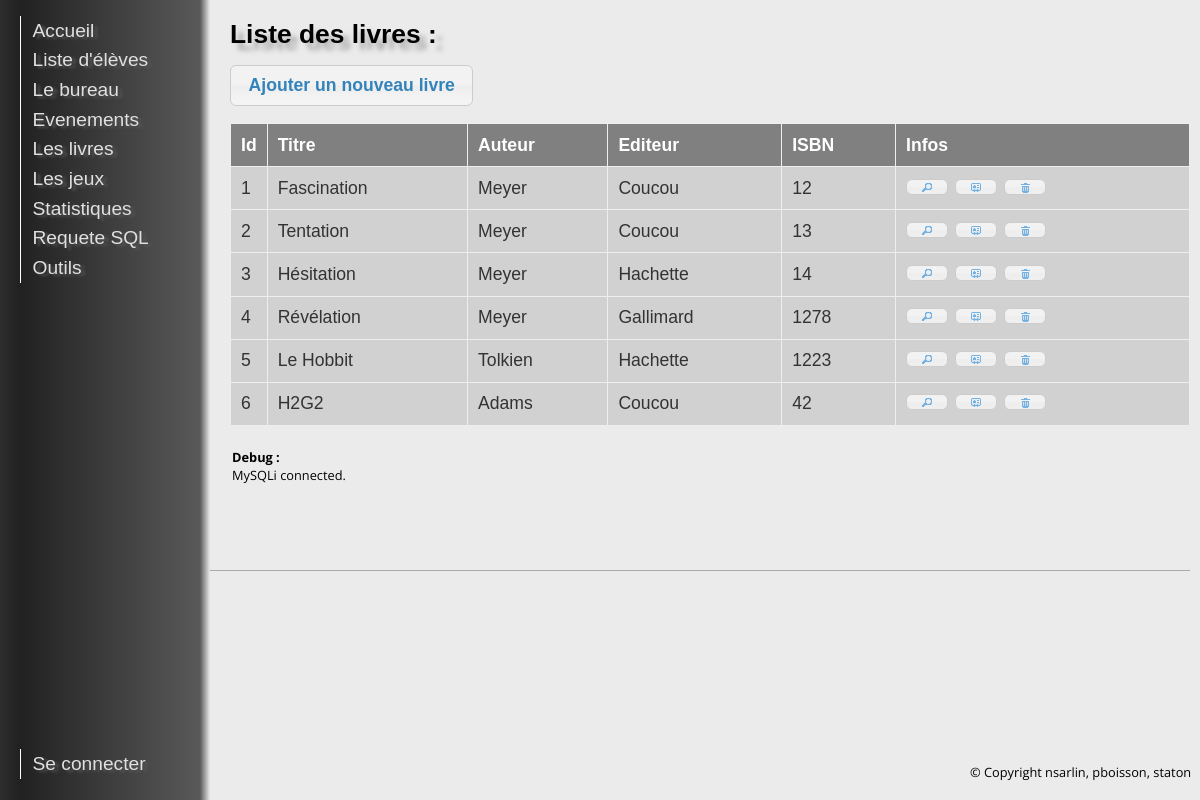
Screenshot of /?action=livres with the database file from the repository.
### index.php (called while the page is built, shortened)
<?php
$core = new Core();
$core->showPage();
?>

### src/classes/Livre.class.php (called while the page is built, shortened)
<?php
class Livre {
	private static $tableName="LIVRE";
	public function fetch($result)
	{
		$this->id = $result['id_livre'];
		$this->titre = $result['titre'];
		$this->auteur = $result['auteur'];
		$this->editeur = $result['editeur'];
		$this->isbn = $result['ISBN'];
	}
	public static function getListe()
	{
		$query = "select * from ".Livre::$tableName;
		$results = Database::query($query);
		return $results;
	}
}
?>

### src/libs/Database.lib.php (called while the page is built, shortened)
<?php
class Database implements genericInterface {
	private static $base;
	public static $lastResult;
	public static function init() {
		$mysqlDB=Config::$mysqlDB;
		Database::$base = new mysqli($mysqlDB->host, $mysqlDB->user, $mysqlDB->password, "", $mysqlDB->port);
	}
	public static function query($query, $debug=false) {
		$return = Database::$base->query($query);
		Database::$lastResult=$return;
		return $return;
	}
	public static function fetch($result = false)
	{
		if($result==false)
			return Database::$lastResult->fetch_assoc();
		else
			return $result->fetch_assoc();
	}
}
?>

### src/pages/LivrePage.class.php (the view, shortened to what this page needs)
<?php
class LivrePage extends Layout{
	public function bodyHTML() {
?>
<div id="liste" class="ui-widget">
    <h1>Liste des livres :</h1>
	<button id="create-user">Ajouter un nouveau livre</button>
    <table id="users" class="ui-widget ui-widget-content">
        <thead>
            <tr class="ui-widget-header ">
				<th width="4em">Id</th>
				<th>Titre</th>
				<th>Auteur</th>
				<th>Editeur</th>
				<th>ISBN</th>
				<th>Infos</th>
            </tr>
        </thead>
        <tbody>
		<?php
			$result=Livre::getListe();
			if(!($result))
			{
				echo "Erreur de requete : ".Database::errorMsg();
			}
			else
			{
				while($res = Database::fetch($result))
				{
					$livre = new Livre($res);
						echo "<tr>";
						echo "<td>".$livre->id."</td>";
						echo "<td>".$livre->titre."</td>";
						echo "<td>".$livre->auteur."</td>";
						echo "<td>".$livre->editeur."</td>";
						echo "<td>".$livre->isbn."</td>";
						echo "<td>
							<button title='Liste des emprunts' class='bubu' onclick='javascript:open_info(".$livre->id.")'></button>
							<button title='Editer' class='bubu_edit' onclick='javascript:edit(".$livre->id.")'></button>
							<button title='Supprimer' class='bubu_del' onclick='javascript:delete_livre(".$livre->id.", \"".$livre->titre."\")'></button>
							</td>";
						echo "</tr>";
				}
			}
		?>
        </tbody>
    </table>
</div>
		<?php
	}
}
?>

### ressources/style.css (style rules this page uses)
body { font-family: 'Open Sans', sans-serif; background-color:#EBEBEB; }
h1 { font-weight: bold; text-align: left; font-family: 'Arial Black', Gadget, sans-serif; font-size: 1.5em; line-height: 110%; text-shadow: 7px 7.0px 5px rgba(142, 139, 143, 0.7); margin: .6em 0; }
#liste table { display: table; border-collapse: collapse; width: 70%; }
#liste td, th { background-color:#D1D1D1; text-align:center; padding: 10px; overflow: hidden; text-overflow: ellipsis; font-size: 100%; border: 1px solid #808080; }
#liste th { background-color:gray; color:white; border: 2px solid black; }
div#liste { margin: 20px 0; }
div#liste table { margin: 1em 0; border-collapse: collapse; width: 100%; }
div#liste table td, div#liste table th { border: 1px solid #eee; padding: .6em 10px; text-align: left; }

### rows the page displays
livre: id_livre "1", titre "Fascination", auteur "Meyer", editeur "Coucou", ISBN "12"
livre: id_livre "2", titre "Tentation", auteur "Meyer", editeur "Coucou", ISBN "13"
livre: id_livre "3", titre "Hésitation", auteur "Meyer", editeur "Hachette", ISBN "14"
livre: id_livre "4", titre "Révélation", auteur "Meyer", editeur "Gallimard", ISBN "1278"
livre: id_livre "5", titre "Le Hobbit", auteur "Tolkien", editeur "Hachette", ISBN "1223"
livre: id_livre "6", titre "H2G2", auteur "Adams", editeur "Coucou", ISBN "42"

### other values shown
$string "MySQLi connected."
